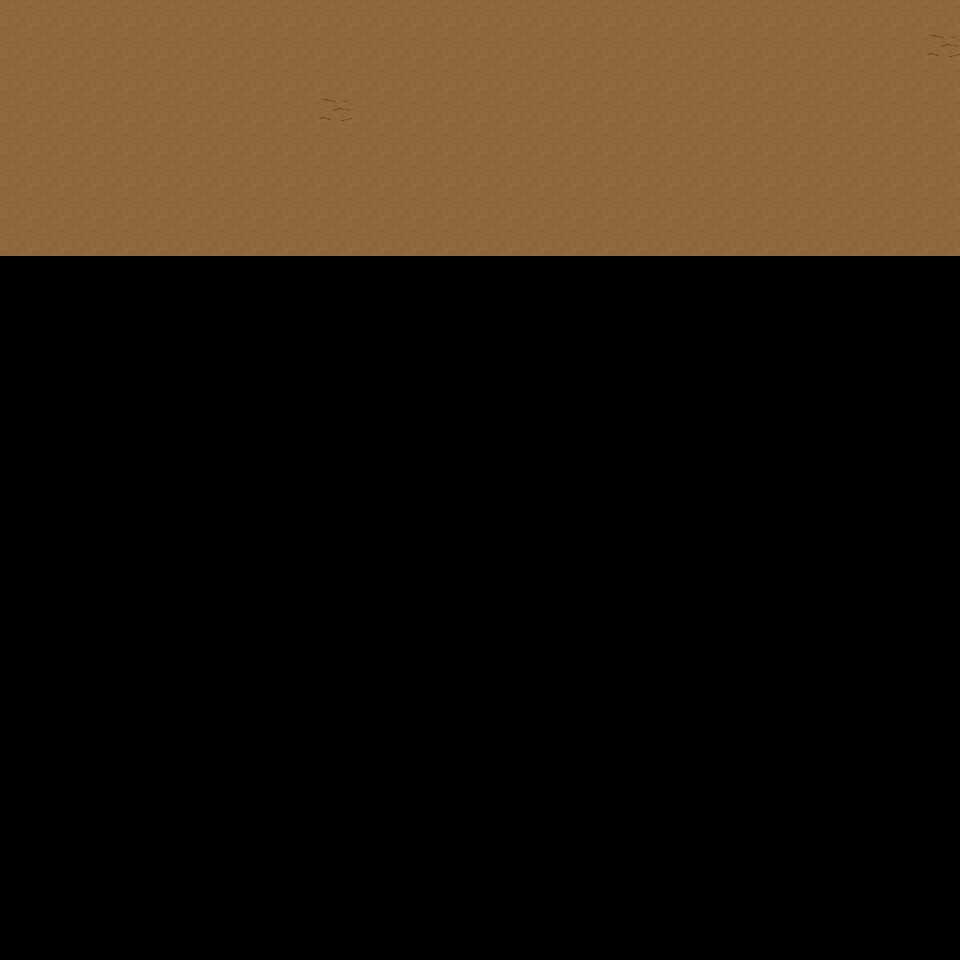

Tiled map render using the project's own tile images. Description and the map definition, with tile-layer contents summarised, below:
An orthogonal 30x30 tile map with 32x32 px tiles, 6 tile layers (Ground, Object, Object2, Above, ...), 37 tilesets and 3 objects (3x mapExit).

<map version="1.0" orientation="orthogonal" renderorder="right-down" width="30" height="30" tilewidth="32" tileheight="32" nextobjectid="4">
  <tileset firstgid="1" name="tileset_ground_ground" tilewidth="32" tileheight="32" tilecount="33" columns="3">
    <image source="../drawable/tileset_ground_ground.png" width="96" height="352" />
  </tileset>
  <tileset firstgid="34" name="tileset_ground_ridge_earth_dark" tilewidth="32" tileheight="32" tilecount="96" columns="12">
    <image source="../drawable/tileset_ground_ridge_earth_dark.png" width="384" height="256" />
  </tileset>
  <tileset firstgid="130" name="tileset_logic_collision" tilewidth="32" tileheight="32" tilecount="1" columns="1">
    <image source="../drawable/tileset_logic_collision.png" width="32" height="32" />
  </tileset>
  <tileset firstgid="131" name="tileset_logic_portal" tilewidth="32" tileheight="32" tilecount="24" columns="8">
    <image source="../drawable/tileset_logic_portal.png" width="256" height="96" />
  </tileset>
  <tileset firstgid="155" name="tileset_building_fence_fence_chunky" tilewidth="32" tileheight="32" tilecount="21" columns="3">
    <image source="../drawable/tileset_building_fence_fence_chunky.png" width="96" height="224" />
  </tileset>
  <tileset firstgid="176" name="tileset_item_statue_girl_with_bird" tilewidth="32" tileheight="32" tilecount="12" columns="4">
    <image source="../drawable/tileset_item_statue_girl_with_bird.png" width="128" height="96" />
  </tileset>
  <tileset firstgid="188" name="tileset_plant_bush_hosta" tilewidth="32" tileheight="32" tilecount="9" columns="3">
    <image source="../drawable/tileset_plant_bush_hosta.png" width="96" height="96" />
  </tileset>
  <tileset firstgid="197" name="tileset_logic_item_sheepfood" tilewidth="32" tileheight="32" tilecount="1" columns="1">
    <image source="../drawable/tileset_logic_item_sheepfood.png" width="32" height="32" />
  </tileset>
  <tileset firstgid="198" name="tileset_ground_rock_rocks_3" tilewidth="32" tileheight="32" tilecount="16" columns="4">
    <image source="../drawable/tileset_ground_rock_rocks_3.png" width="128" height="128" />
  </tileset>
  <tileset firstgid="214" name="tileset_item_statue_crystal_statues" tilewidth="32" tileheight="32" tilecount="12" columns="6">
    <image source="../drawable/tileset_item_statue_crystal_statues.png" width="192" height="64" />
  </tileset>
  <tileset firstgid="226" name="tileset_plant_tree_maple_tree" tilewidth="32" tileheight="32" tilecount="72" columns="8">
    <image source="../drawable/tileset_plant_tree_maple_tree.png" width="256" height="288" />
  </tileset>
  <tileset firstgid="298" name="tileset_plant_stump_small_stump" tilewidth="32" tileheight="32" tilecount="4" columns="2">
    <image source="../drawable/tileset_plant_stump_small_stump.png" width="64" height="64" />
  </tileset>
  <tileset firstgid="302" name="tileset_item_statue_plants_potted_stone" tilewidth="32" tileheight="32" tilecount="6" columns="3">
    <image source="../drawable/tileset_item_statue_plants_potted_stone.png" width="96" height="64" />
  </tileset>
  <tileset firstgid="308" name="tileset_logic_creature_sheep" tilewidth="32" tileheight="32" tilecount="1" columns="1">
    <image source="../drawable/tileset_logic_creature_sheep.png" width="32" height="32" />
  </tileset>
  <tileset firstgid="309" name="tileset_furniture_chair_bench_white" tilewidth="32" tileheight="32" tilecount="8" columns="2">
    <image source="../drawable/tileset_furniture_chair_bench_white.png" width="64" height="128" />
  </tileset>
  <tileset firstgid="317" name="tileset_furniture_sink_dark_side_on" tilewidth="32" tileheight="32" tilecount="6" columns="3">
    <image source="../drawable/tileset_furniture_sink_dark_side_on.png" width="96" height="64" />
  </tileset>
  <tileset firstgid="323" name="tileset_object_birds" tilewidth="32" tileheight="32" tilecount="4" columns="2">
    <image source="../drawable/tileset_object_birds.png" width="64" height="64" />
  </tileset>
  <tileset firstgid="327" name="tileset_logic_creature_animal" tilewidth="32" tileheight="32" tilecount="32" columns="8">
    <image source="../drawable/tileset_logic_creature_animal.png" width="256" height="128" />
  </tileset>
  <tileset firstgid="359" name="tileset_ground_earth_edges" tilewidth="32" tileheight="32" tilecount="18" columns="6">
    <image source="../drawable/tileset_ground_earth_edges.png" width="192" height="96" />
  </tileset>
  <tileset firstgid="377" name="tileset_ground_grass_corners" tilewidth="32" tileheight="32" tilecount="24" columns="6">
    <image source="../drawable/tileset_ground_grass_corners.png" width="192" height="128" />
  </tileset>
  <tileset firstgid="401" name="tileset_building_stairs_stairs_grey" tilewidth="32" tileheight="32" tilecount="6" columns="3">
    <image source="../drawable/tileset_building_stairs_stairs_grey.png" width="96" height="64" />
  </tileset>
  <tileset firstgid="407" name="tileset_logic_creature_ent" tilewidth="32" tileheight="32" tilecount="4" columns="4">
    <image source="../drawable/tileset_logic_creature_ent.png" width="128" height="32" />
  </tileset>
  <tileset firstgid="411" name="tileset_plant_tree_pine_tree" tilewidth="32" tileheight="32" tilecount="20" columns="4">
    <image source="../drawable/tileset_plant_tree_pine_tree.png" width="128" height="160" />
  </tileset>
  <tileset firstgid="431" name="tileset_plant_tree_oak_tree" tilewidth="32" tileheight="32" tilecount="20" columns="4">
    <image source="../drawable/tileset_plant_tree_oak_tree.png" width="128" height="160" />
  </tileset>
  <tileset firstgid="451" name="tileset_plant_tree_chestnut_tree" tilewidth="32" tileheight="32" tilecount="20" columns="4">
    <image source="../drawable/tileset_plant_tree_chestnut_tree.png" width="128" height="160" />
  </tileset>
  <tileset firstgid="471" name="tileset_building_thatched_roof_cottage1" tilewidth="32" tileheight="32" tilecount="20" columns="4">
    <image source="../drawable/tileset_building_thatched_roof_cottage1.png" width="128" height="160" />
  </tileset>
  <tileset firstgid="491" name="tileset_building_thatched_roof_cottage2" tilewidth="32" tileheight="32" tilecount="20" columns="4">
    <image source="../drawable/tileset_building_thatched_roof_cottage2.png" width="128" height="160" />
  </tileset>
  <tileset firstgid="511" name="tileset_logic_item_vegetable" tilewidth="32" tileheight="32" tilecount="16" columns="8">
    <image source="../drawable/tileset_logic_item_vegetable.png" width="256" height="64" />
  </tileset>
  <tileset firstgid="527" name="tileset_object_well" tilewidth="32" tileheight="32" tilecount="4" columns="2">
    <image source="../drawable/tileset_object_well.png" width="64" height="64" />
  </tileset>
  <tileset firstgid="531" name="tileset_plant_flower_flower_bed_1" tilewidth="32" tileheight="32" tilecount="35" columns="7">
    <image source="../drawable/tileset_plant_flower_flower_bed_1.png" width="224" height="160" />
  </tileset>
  <tileset firstgid="566" name="tileset_plant_flower_small_flower_bed" tilewidth="32" tileheight="32" tilecount="12" columns="3">
    <image source="../drawable/tileset_plant_flower_small_flower_bed.png" width="96" height="128" />
  </tileset>
  <tileset firstgid="578" name="tileset_plant_flower_small_flower_bed_2" tilewidth="32" tileheight="32" tilecount="12" columns="3">
    <image source="../drawable/tileset_plant_flower_small_flower_bed_2.png" width="96" height="128" />
  </tileset>
  <tileset firstgid="590" name="tileset_plant_flower_foxgloves" tilewidth="32" tileheight="32" tilecount="4" columns="2">
    <image source="../drawable/tileset_plant_flower_foxgloves.png" width="64" height="64" />
  </tileset>
  <tileset firstgid="594" name="tileset_plant_flower_hothouse_flowers" tilewidth="32" tileheight="32" tilecount="72" columns="6">
    <image source="../drawable/tileset_plant_flower_hothouse_flowers.png" width="192" height="384" />
  </tileset>
  <tileset firstgid="666" name="tileset_plant_bush_bush_mult_colored" tilewidth="32" tileheight="32" tilecount="6" columns="3">
    <image source="../drawable/tileset_plant_bush_bush_mult_colored.png" width="96" height="64" />
  </tileset>
  <tileset firstgid="672" name="tileset_object_ents" tilewidth="32" tileheight="32" tilecount="50" columns="5">
    <image source="../drawable/tileset_object_ents.png" width="160" height="320" />
  </tileset>
  <tileset firstgid="722" name="tileset_ground_green_paving" tilewidth="32" tileheight="32" tilecount="18" columns="3">
    <image source="../drawable/tileset_ground_green_paving.png" width="96" height="192" />
  </tileset>
  <layer name="Ground" width="30" height="30">
    <data>[900 cells, 240 non-empty, 1 distinct tile ids]</data>
  </layer>
  <layer name="Object" width="30" height="30">
    <data>[900 cells, 2 non-empty, 1 distinct tile ids]</data>
  </layer>
  <layer name="Object2" width="30" height="30">
    <data>[900 cells, 0 non-empty, 0 distinct tile ids]</data>
  </layer>
  <layer name="Above" width="30" height="30">
    <data>[900 cells, 0 non-empty, 0 distinct tile ids]</data>
  </layer>
  <layer name="Above2" width="30" height="30">
    <data>[900 cells, 0 non-empty, 0 distinct tile ids]</data>
  </layer>
  <layer name="Walkable" width="30" height="30">
    <data>[900 cells, 0 non-empty, 0 distinct tile ids]</data>
  </layer>
  <objectgroup name="MapEvents">
    <object id="1" name="north" type="mapExit" x="0" y="0" width="960" height="32">
      <properties>
        <property name="map" value="level_0_x190_y11" />
        <property name="x" value="0" />
        <property name="y" value="28" />
      </properties>
    </object>
    <object id="2" name="west" type="mapExit" x="0" y="0" width="32" height="960">
      <properties>
        <property name="map" value="level_0_x189_y12" />
        <property name="x" value="28" />
        <property name="y" value="0" />
      </properties>
    </object>
    <object id="3" name="east" type="mapExit" x="928" y="0" width="32" height="960">
      <properties>
        <property name="map" value="level_0_x191_y12" />
        <property name="x" value="1" />
        <property name="y" value="0" />
      </properties>
    </object>
  </objectgroup>
</map>
